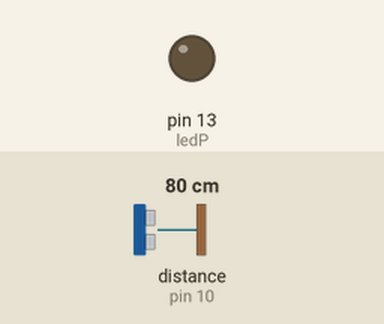
Recording of a sketch running on a simulated Arduino Uno, built with avr-gcc and run on an emulated ATmega328P. On the bench: output pins drawn as LEDs (lit = HIGH). Wiring (inferred from the names in the program): ultrasonic range finder: trigger pin 9; echo pin 10. The inputs (shaded band) are chosen by the test bench; at power-on: distance to the obstacle (sensor on pin 10) 80 cm. The echo pulse lasts 58.3 µs per cm; pins used as bus, display or sensor lines are not drawn.

Above: at 1.3 s.
1.4 s: distance to the obstacle (sensor on pin 10) set to 13 cm
2.9 s: distance to the obstacle (sensor on pin 10) set to 10 cm
At 4.1 s:
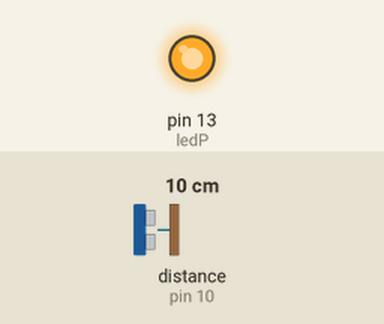
4.5 s: distance to the obstacle (sensor on pin 10) set to 18 cm
At 5.4 s:
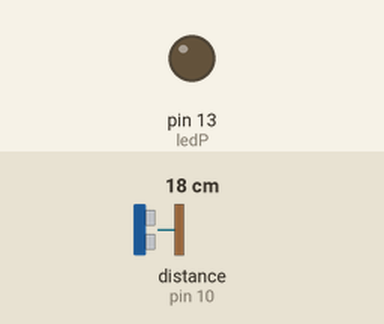
6.0 s: distance to the obstacle (sensor on pin 10) set to 2 cm
At 6.7 s:
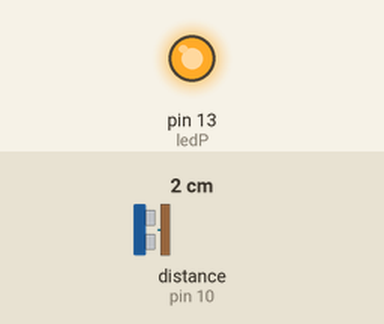
Timing chart, 0 to 8.5 s (numbered marks = the images above; inputs shaded):
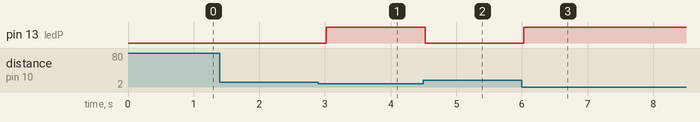

Measured:
- the behaviour switches between 12 and 11 cm on distance to the obstacle (sensor on pin 10) (found by bisection; images 0 and 1)
- after the input at 1.4 s, every drawn part: stays the same
- after the input at 2.9 s, pin 13 (ledP): LOW → HIGH after 0.12 s
- after the input at 4.5 s, pin 13 (ledP): HIGH → LOW at once
- after the input at 6.0 s, pin 13 (ledP): LOW → HIGH at once

The sketch:

smooth_amur_blorr1.ino
```cpp
//P means pin
const int triggerP = 9;
const int echoP = 10;
const int ledP = 13;

void setup() {
  pinMode(triggerP, OUTPUT);
  pinMode(echoP, INPUT);
  pinMode(ledP, OUTPUT);
  Serial.begin(9600);
}

void loop() {
  long d;
  int dis;

  digitalWrite(triggerP, LOW);
  delayMicroseconds(2);
  digitalWrite(triggerP, HIGH);
  delayMicroseconds(10);
  digitalWrite(triggerP, LOW);

  d = pulseIn(echoP, HIGH);
  dis = d * 0.034 / 2;

  if (dis <= 10)
    digitalWrite(ledP, HIGH);
  else
    digitalWrite(ledP, LOW);

  delay(500);
}
```
